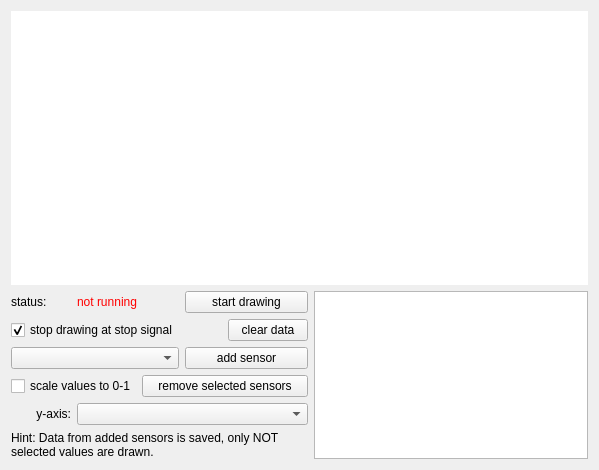
<?xml version="1.0" encoding="UTF-8"?>
<ui version="4.0">
 <class>multipleGraphsWindow</class>
 <widget class="QWidget" name="multipleGraphsWindow">
  <property name="geometry">
   <rect>
    <x>0</x>
    <y>0</y>
    <width>599</width>
    <height>470</height>
   </rect>
  </property>
  <property name="windowTitle">
   <string>Multiple Graphs</string>
  </property>
  <layout class="QGridLayout" name="gridLayout">
   <item row="0" column="0" colspan="6">
    <widget class="multipleGraphsWidget" name="wgt_graph" native="true">
     <property name="minimumSize">
      <size>
       <width>100</width>
       <height>100</height>
      </size>
     </property>
     <property name="autoFillBackground">
      <bool>false</bool>
     </property>
     <property name="styleSheet">
      <string notr="true">background-color: white;</string>
     </property>
    </widget>
   </item>
   <item row="1" column="0">
    <widget class="QLabel" name="lbl_status_lbl">
     <property name="text">
      <string>status:</string>
     </property>
    </widget>
   </item>
   <item row="1" column="1" colspan="2">
    <widget class="QLabel" name="lbl_status">
     <property name="sizePolicy">
      <sizepolicy hsizetype="Expanding" vsizetype="Preferred">
       <horstretch>0</horstretch>
       <verstretch>0</verstretch>
      </sizepolicy>
     </property>
     <property name="styleSheet">
      <string notr="true">color:red;</string>
     </property>
     <property name="text">
      <string>not running</string>
     </property>
    </widget>
   </item>
   <item row="1" column="3" colspan="2">
    <widget class="QPushButton" name="btn_startStop">
     <property name="text">
      <string>start drawing</string>
     </property>
    </widget>
   </item>
   <item row="2" column="0" colspan="4">
    <widget class="QCheckBox" name="chb_setZeroAtStopSignal">
     <property name="text">
      <string>stop drawing at stop signal</string>
     </property>
     <property name="checked">
      <bool>true</bool>
     </property>
    </widget>
   </item>
   <item row="3" column="0" colspan="3">
    <widget class="QComboBox" name="cob_sensors"/>
   </item>
   <item row="2" column="4">
    <widget class="QPushButton" name="btn_clearData">
     <property name="text">
      <string>clear data</string>
     </property>
    </widget>
   </item>
   <item row="3" column="3" colspan="2">
    <widget class="QPushButton" name="btn_addSensor">
     <property name="text">
      <string>add sensor</string>
     </property>
    </widget>
   </item>
   <item row="4" column="0" colspan="2">
    <widget class="QCheckBox" name="chb_normalize">
     <property name="text">
      <string>scale values to 0-1</string>
     </property>
    </widget>
   </item>
   <item row="4" column="2" colspan="3">
    <widget class="QPushButton" name="btn_removeSensors">
     <property name="text">
      <string>remove selected sensors</string>
     </property>
    </widget>
   </item>
   <item row="6" column="0" colspan="5">
    <widget class="QLabel" name="lbl_description">
     <property name="sizePolicy">
      <sizepolicy hsizetype="Preferred" vsizetype="Maximum">
       <horstretch>0</horstretch>
       <verstretch>0</verstretch>
      </sizepolicy>
     </property>
     <property name="text">
      <string>Hint: Data from added sensors is saved, only NOT selected values are drawn.</string>
     </property>
     <property name="wordWrap">
      <bool>true</bool>
     </property>
    </widget>
   </item>
   <item row="1" column="5" rowspan="6">
    <widget class="QListWidget" name="list_sensors">
     <property name="selectionMode">
      <enum>QAbstractItemView::MultiSelection</enum>
     </property>
    </widget>
   </item>
   <item row="5" column="0">
    <widget class="QLabel" name="lbl_axes">
     <property name="sizePolicy">
      <sizepolicy hsizetype="Preferred" vsizetype="Maximum">
       <horstretch>0</horstretch>
       <verstretch>0</verstretch>
      </sizepolicy>
     </property>
     <property name="text">
      <string>y-axis:</string>
     </property>
     <property name="alignment">
      <set>Qt::AlignRight|Qt::AlignTrailing|Qt::AlignVCenter</set>
     </property>
    </widget>
   </item>
   <item row="5" column="1" colspan="4">
    <widget class="QComboBox" name="cob_yAxis"/>
   </item>
  </layout>
 </widget>
 <customwidgets>
  <customwidget>
   <class>multipleGraphsWidget</class>
   <extends>QWidget</extends>
   <header>multiplegraphswidget.h</header>
   <container>1</container>
  </customwidget>
 </customwidgets>
 <resources/>
 <connections/>
</ui>
